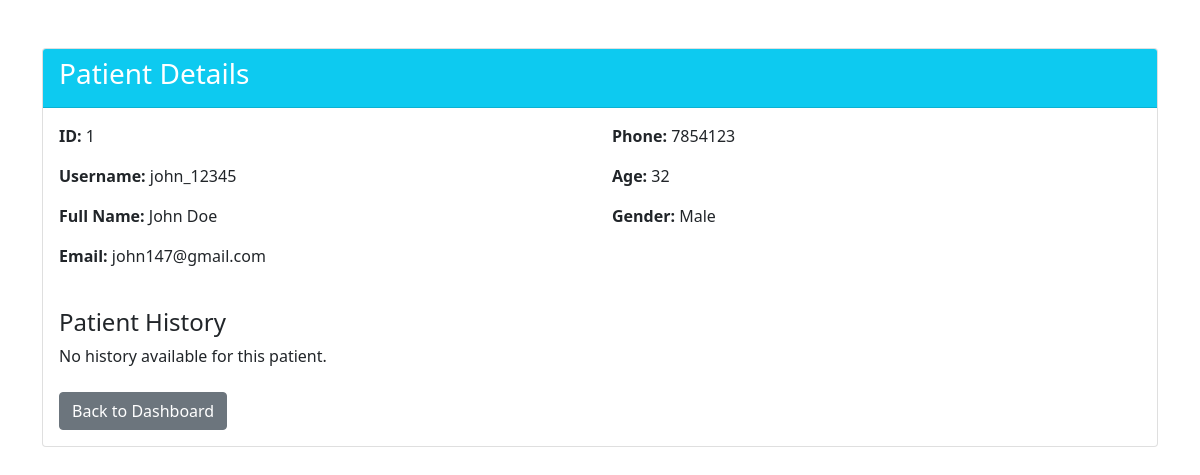
/view-patient/1 (signed in), run on the app's committed database.
### application/models.py (models this page shows, shortened)
class Patient(db.Model):
    __tablename__ = 'patients'
    id = db.Column(db.Integer, primary_key=True, autoincrement=True)
    username = db.Column(db.String(80), unique=True, nullable=False, index=True)
    email = db.Column(db.String(120), unique=True, nullable=False, index=True)
    password = db.Column(db.String(255), nullable=False)
    first_name = db.Column(db.String(50), nullable=False)
    last_name = db.Column(db.String(50), nullable=False)
    phone = db.Column(db.String(15))
    age = db.Column(db.Integer, db.CheckConstraint('age > 0 AND age <= 150'))
    gender = db.Column(db.String(10), db.CheckConstraint("gender IN ('male', 'female')"))
    blacklisted = db.Column(db.Boolean, default=False)
    @property
    def name(self):
        return f"{self.first_name} {self.last_name}"

### application/admin_functionalities.py (the view)
@hospital_app.route('/view-patient/<int:patient_id>', methods=['GET'])
def view_patient_fn(patient_id):
    if session.get('role') != 'admin':
        flash(message='Please log in as admin to access this page', category='warning')
        return redirect(url_for('hospital_home_and_login'))
    if request.method == 'GET':
      patient = Patient.query.filter_by(id=patient_id).first()
      if patient is None:
          flash(message='Patient not found', category='danger')
          return redirect(url_for('admin_dashboard_fn'))
      patient_history = PatientHistory.query.filter_by(patient_id=patient_id).all()
      return render_template('view_patient.html', patient=patient, pat_his=patient_history)

### templates/view_patient.html (shortened to what this page needs)
<!DOCTYPE html>
<html lang="en">
<head>
  <link href="https://cdn.jsdelivr.net/npm/bootstrap@5.0.2/dist/css/bootstrap.min.css" rel="stylesheet">
</head>
<body>
  <div class="container mt-5">
    <div class="card">
      <div class="card-header bg-info text-white">
        <h3>Patient Details</h3>
      </div>
      <div class="card-body">
        <div class="row mb-3">
          <div class="col-md-6">
            <p><strong>ID:</strong> {{ patient.id }}</p>
            <p><strong>Username:</strong> {{ patient.username }}</p>
            <p><strong>Full Name:</strong> {{ patient.name }}</p>
            <p><strong>Email:</strong> {{ patient.email }}</p>
          </div>
          <div class="col-md-6">
            <p><strong>Phone:</strong> {{ patient.phone or 'N/A' }}</p>
            <p><strong>Age:</strong> {{ patient.age or 'N/A' }}</p>
            <p><strong>Gender:</strong> {{ patient.gender|capitalize if patient.gender else 'N/A' }}</p>
          </div>
        </div>
        <div>
          <h4 class="mt-4">Patient History</h4>
          {% if pat_his %}
          <div class="table-responsive">
            <table class="table border">
              <thead class="table-light">
                <tr>
                  <th scope="col">Sr No.</th>
                  <th scope="col">Patient_ID</th>
                  <th scope="col">Appointment_date</th>
                  <th scope="col">Diagnosis</th>
                  <th scope="col">Prescription</th>
                  <th scope="col">Notes</th>
                </tr>
              </thead>
              <tbody>
                {% for history in pat_his %}
                <tr>
                  <td>{{ loop.index }}.</td>
                  <td>{{ history.patient_id }}</td>
                  <td>{{ history.appointment.date}}</td>
                  <td>{{ history.diagnosis }}</td>
                  <td>{{ history.prescription or 'N/A' }}</td>
                  <td>{{ history.notes or 'N/A' }}</td>
                </tr>
                {% endfor %}
              </tbody>
            </table>
          </div>
          {% else %}
          <p>No history available for this patient.</p>
          {% endif %}
        </div>
        <div class="mt-4">
          <a href="{{ url_for('admin_dashboard_fn') }}" class="btn btn-secondary">Back to Dashboard</a>
        </div>
      </div>
    </div>
  </div>
</body>
</html>

### data on the page
Patient: id "1", username "john_12345", name "John Doe", email "john147@gmail.com", phone "7854123", age "32", gender "Male"
